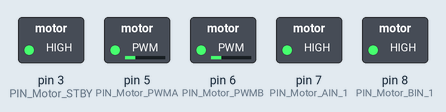
This sketch was run on a simulated Arduino Uno, built with avr-gcc and run on an emulated ATmega328P. On the bench: switched loads named in the sketch (green lamp = pin HIGH).

Above: at 0.1 s.
At 3.1 s:
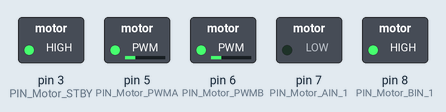
At 11.2 s:
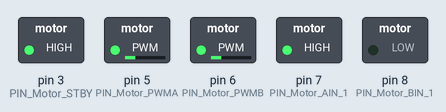
At 20.3 s:
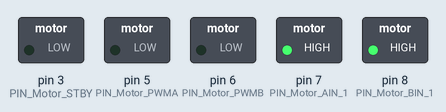
Timing chart, 0 to 21.8 s (numbered marks = the images above):
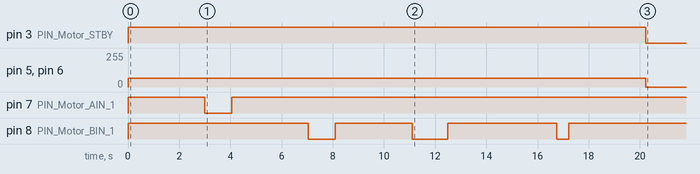

The sketch:

Task__1.ino
```cpp
#include <arduino.h>

//defines which pins do what
#define PIN_Motor_STBY 3
#define PIN_Motor_PWMA 5
#define PIN_Motor_PWMB 6
#define PIN_Motor_AIN_1 7
#define PIN_Motor_BIN_1 8

//Motor Speed Presets
//sets motor speed variables
const int speed_Zero = 0; //0% duty load
const int speed_Min = 64; //25% duty load
const int speed_MidL = 127; //50% duty load
const int speed_MidH = 191; //75% duty load
const int speed_Max = 255; //100% duty load
//Variable
//sets delay variables making it easier to change them all at once
const int FDelay = 3000; //at speed_Min is approx. 2 feet
const int TDelay = 1050; //at speed_Min is approx. 90 degrees
const int HTDelay1 = 1400; //at speed_Min is approx. 315 degrees
const int HFDelay = 4243; //at speed_Min is approx. 2.8284
const int HTDelay2 = 480; //at speed_Min is approx. 45 degrees

//A Motors are Right
//B Motors are Left
//put code in setup so that it only runs once
void setup() {
    pinMode(PIN_Motor_PWMA, OUTPUT);

    pinMode(PIN_Motor_AIN_1, OUTPUT);
    pinMode(PIN_Motor_PWMB, OUTPUT);
    pinMode(PIN_Motor_BIN_1, OUTPUT);
    pinMode(PIN_Motor_STBY, OUTPUT);

    digitalWrite(PIN_Motor_STBY,HIGH); //turns motor on

    //Move Forward
        digitalWrite(PIN_Motor_AIN_1,HIGH);
        digitalWrite(PIN_Motor_BIN_1,HIGH);
        analogWrite(PIN_Motor_PWMA,speed_Min);
        analogWrite(PIN_Motor_PWMB,speed_Min);
        delay(FDelay);

    //Turn Right
        digitalWrite(PIN_Motor_AIN_1,LOW);
        digitalWrite(PIN_Motor_BIN_1,HIGH);
        analogWrite(PIN_Motor_PWMA,speed_Min);
        analogWrite(PIN_Motor_PWMB,speed_Min);
        delay(TDelay);

    //Move Forward
        digitalWrite(PIN_Motor_AIN_1,HIGH);
        digitalWrite(PIN_Motor_BIN_1,HIGH);
        analogWrite(PIN_Motor_PWMA,speed_Min);
        analogWrite(PIN_Motor_PWMB,speed_Min);
        delay(FDelay);

    //Turn Left
        digitalWrite(PIN_Motor_AIN_1,HIGH);
        digitalWrite(PIN_Motor_BIN_1,LOW);
        analogWrite(PIN_Motor_PWMA,speed_Min);
        analogWrite(PIN_Motor_PWMB,speed_Min);
        delay(TDelay);

    //Move Forward
        digitalWrite(PIN_Motor_AIN_1,HIGH);
        digitalWrite(PIN_Motor_BIN_1,HIGH);
        analogWrite(PIN_Motor_PWMA,speed_Min);
        analogWrite(PIN_Motor_PWMB,speed_Min);
        delay(FDelay);

    //Turn Left at Hypotenuse
        digitalWrite(PIN_Motor_AIN_1,HIGH);
        digitalWrite(PIN_Motor_BIN_1,LOW);
        analogWrite(PIN_Motor_PWMA,speed_Min);
        analogWrite(PIN_Motor_PWMB,speed_Min);
        delay(HTDelay1);

    //Move Forward Along Hypotenuse
        digitalWrite(PIN_Motor_AIN_1,HIGH);
        digitalWrite(PIN_Motor_BIN_1,HIGH);
        analogWrite(PIN_Motor_PWMA,speed_Min);
        analogWrite(PIN_Motor_PWMB,speed_Min);
        delay(HFDelay);

    //Turn Left off Hypotenuse
        digitalWrite(PIN_Motor_AIN_1,HIGH);
        digitalWrite(PIN_Motor_BIN_1,LOW);
        analogWrite(PIN_Motor_PWMA,speed_Min);
        analogWrite(PIN_Motor_PWMB,speed_Min);
        delay(HTDelay2);

    //Move Forward
        digitalWrite(PIN_Motor_AIN_1,HIGH);
        digitalWrite(PIN_Motor_BIN_1,HIGH);
        analogWrite(PIN_Motor_PWMA,speed_Min);
        analogWrite(PIN_Motor_PWMB,speed_Min);
        delay(FDelay);

        //Stop Motor
        analogWrite(PIN_Motor_PWMA,speed_Zero);
        analogWrite(PIN_Motor_PWMB,speed_Zero);
        digitalWrite(PIN_Motor_STBY,LOW);

}
//even though no code is in loop, the loop command is still required for syntax
 void loop () {}
```
